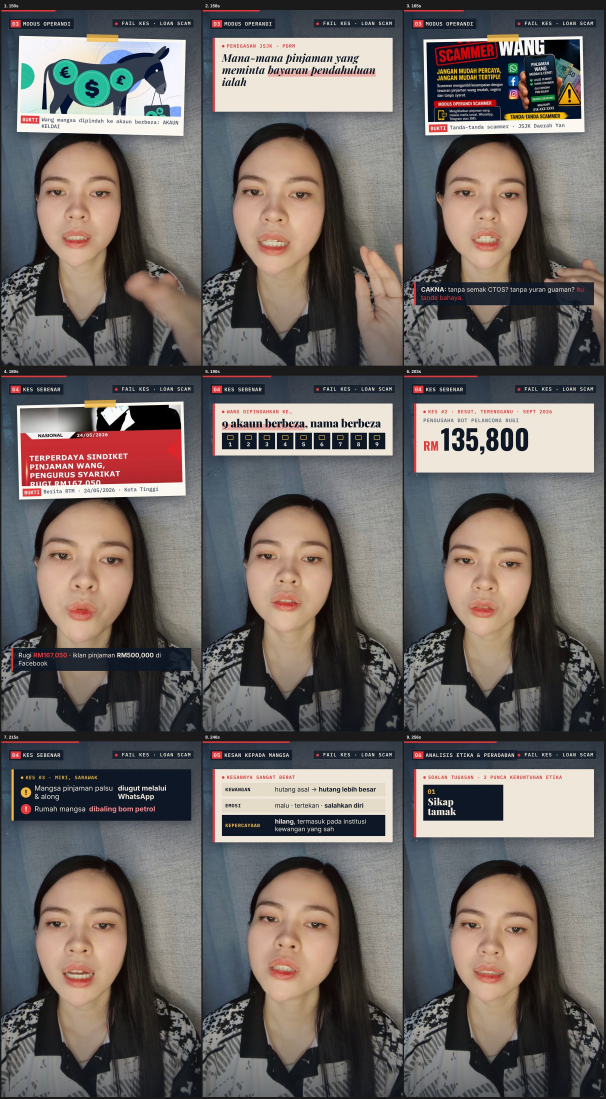
#> input picture projects/loan-scam-mpu3182/data/contact-sheet-3.jpg, 1816 x 3295 px, given in place of b153f49c-image.jpg, which was not available (shown at 1/3 size)
$ python prep3.py out.png
#> lines starting #> are read from the running program, lines starting #| are printed output that depends on the picture; after the words box and inside, x2 and y2 are one past the last pixel; in counts of white or black regions, pixels touching at a corner belong together
"""Assets for edit v3: VS split hook, 'SEBAB #n' stickers, tilted polaroids, recap end card, ding/buzz SFX."""
import sys, wave
import numpy as np
from PIL import Image, ImageDraw, ImageFilter, ImageFont, ImageOps

U = "/root/.claude/uploads/878573dd-f1f2-5804-95d9-dddb669af68e/"
OUT = sys.argv[1]
SR = 44100
BLACK = "/usr/share/fonts/opentype/inter/Inter-Black.otf"
XB = "/usr/share/fonts/opentype/inter/Inter-ExtraBold.otf"
DJ = "/usr/share/fonts/truetype/dejavu/DejaVuSans-Bold.ttf"
YEL, PINK, GRN, RED, INK = (255, 225, 77), (255, 77, 141), (60, 200, 110), (235, 60, 60), (22, 20, 20)


def content(name):
#> called with name = 'b153f49c-image.jpg'
    return Image.open(U + name).convert("RGB").crop((0, 428, 1600, 2028))


def realbox():
    return Image.open(U + "40a0ec0f-image.jpg").convert("RGB").crop((1240, 600, 3150, 2560))


def cover(im, w, h):
    return ImageOps.fit(im, (w, h), Image.LANCZOS)


def shadowed(img, blur=12, off=10, alpha=150):
    pad = blur * 2 + off
    c = Image.new("RGBA", (img.width + pad * 2, img.height + pad * 2), (0, 0, 0, 0))
    a = img.split()[-1].point(lambda v: alpha if v > 0 else 0)
    sh = Image.new("RGBA", img.size, (0, 0, 0, 255)); sh.putalpha(a)
    c.alpha_composite(sh, (pad, pad + off))
    c = c.filter(ImageFilter.GaussianBlur(blur))
    c.alpha_composite(img, (pad, pad))
    return c


def text_c(d, xy, s, font, fill, stroke=0, sfill="black"):
    d.text(xy, s, font=font, fill=fill, anchor="mm", stroke_width=stroke, stroke_fill=sfill)


# ---------- HOOK: split screen VS ----------
top = content("b153f49c-image.jpg").crop((980, 560, 1340, 860))       # "ordinary soap" block from brand chart
top = ImageOps.grayscale(cover(top, 1080, 960)).convert("RGB").filter(ImageFilter.GaussianBlur(2))
#> top: PIL image 1080x960 RGB
bot = cover(content("6a18ff34-image.jpg").crop((780, 420, 1600, 1250)), 1080, 960)
#> call 2 of content, with name = '6a18ff34-image.jpg'
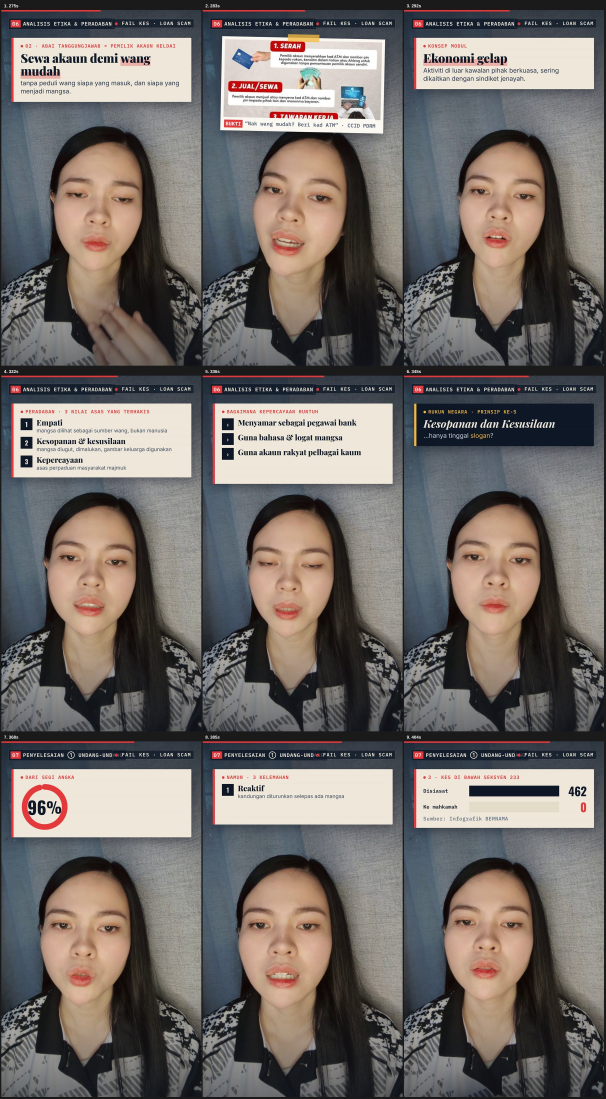
#> input picture projects/loan-scam-mpu3182/data/contact-sheet-4.jpg, 1816 x 3295 px, given in place of 6a18ff34-image.jpg, which was not available (shown at 1/3 size)
#> call 2 of cover, with w = 1080, h = 960
#> in cover (call 2), `return ImageOps.fit(im, (w, h), Image.LANCZOS)`:
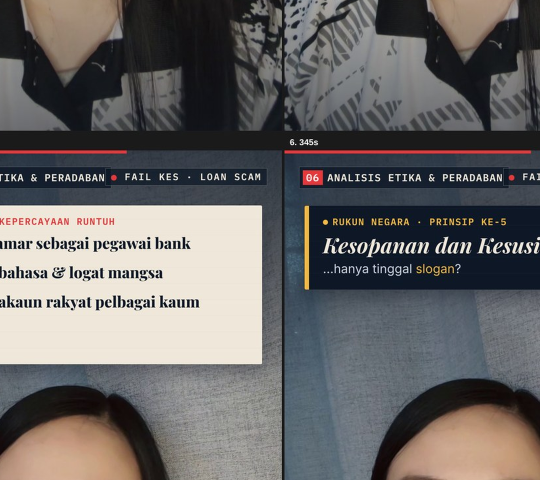
#> returned value: PIL image 1080x960 RGB (shown at 1/2 size); mean R, G, B 103.8, 101.6, 101.2
for img, name in ((top, "v_top.jpg"), (bot, "v_bot.jpg")):
    img.save(f"{OUT}/{name}", quality=95)
#> this loop made 2 passes
#> name on passes 1 to 2: 'v_top.jpg', 'v_bot.jpg'


def label(lines, mark, mcol, out, h=960, y0=60):
#> called with mark = '✗', mcol = (235, 60, 60), out = 'out.png/v_lt.png', h = 960, y0 = 60
    img = Image.new("RGBA", (1080, h), (0, 0, 0, 0)); d = ImageDraw.Draw(img)
#> after `img = Image.new('RGBA', (1080, h), (0, 0, 0, 0))`: img: PIL image 1080x960 RGBA; every value is 0
    d.ellipse((60, y0, 220, y0 + 160), fill=mcol + (255,), outline="white", width=8)
    text_c(d, (140, y0 + 82), mark, ImageFont.truetype(DJ, 110), "white")
    y = y0 + 45
    for s, f, size, col in lines:
        d.text((250, y), s, font=ImageFont.truetype(f, size), fill=col, anchor="lm", stroke_width=6, stroke_fill="black")
        y += size + 20
#> after the loop, y = 277
    img.save(out)
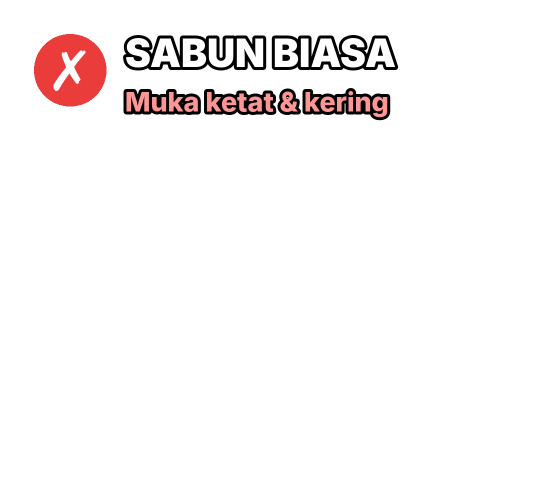
#> saved as v_lt.png: PIL image 1080x960 RGBA (shown at 1/2 size); mean R, G, B, A 11.8, 8.3, 8.3, 18.8; transparent parts drawn white


label([("SABUN BIASA", BLACK, 78, (255, 255, 255)), ("Muka ketat & kering", XB, 54, (255, 150, 150))], "✗", RED, f"{OUT}/v_lt.png")
label([("TEASHELL", BLACK, 78, YEL), ("Busa lembut 3 saat", XB, 54, (170, 255, 190))], "✓", GRN, f"{OUT}/v_lb.png", y0=720)

band = Image.new("RGBA", (1080, 1920), (0, 0, 0, 0)); d = ImageDraw.Draw(band)
#> after `band = Image.new('RGBA', (1080, 1920), (0, 0, 0, 0))`: band: PIL image 1080x1920 RGBA; every value is 0
d.rounded_rectangle((60, 800, 1020, 1120), 40, fill=YEL + (255,), outline=INK, width=8)
text_c(d, (540, 885), "3 SEBAB saya terus", ImageFont.truetype(BLACK, 72), INK)
text_c(d, (540, 975), "beli 6 kotak", ImageFont.truetype(BLACK, 72), INK)
text_c(d, (540, 1060), "tengok sampai habis ↓", ImageFont.truetype(DJ, 44), (90, 40, 60))
band.rotate(-3, resample=Image.BICUBIC, center=(540, 960)).save(f"{OUT}/v_band.png")
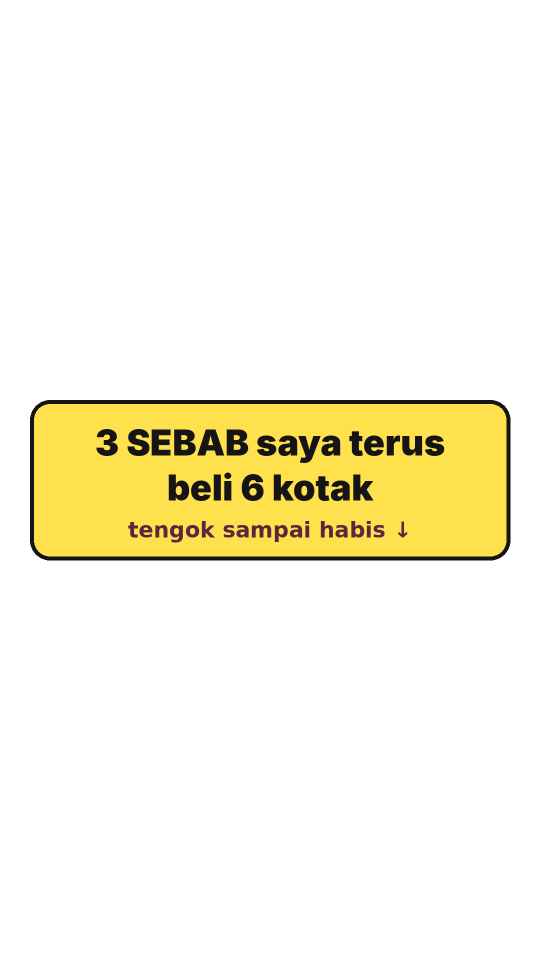
#> band: PIL image 1080x1920 RGBA (shown at 1/2 size); mean R, G, B, A 31.5, 27.7, 10, 37.8; transparent parts drawn white


# ---------- SEBAB stickers ----------
def sticker(n, text, out):
#> called with n = 1, text = 'Niacinamide + Pro-Vitamin B5', out = 'out.png/s1.png'
    f_n = ImageFont.truetype(BLACK, 40); f_big = ImageFont.truetype(BLACK, 76); f_t = ImageFont.truetype(XB, 46)
    tw = f_t.getbbox(text)[2]
#> tw = 680
    w, h = max(640, tw + 200), 150
#> w = 880; h = 150
    img = Image.new("RGBA", (w, h), (0, 0, 0, 0)); d = ImageDraw.Draw(img)
#> after `img = Image.new('RGBA', (w, h), (0, 0, 0, 0))`: img: PIL image 880x150 RGBA; every value is 0
    d.rounded_rectangle((0, 0, w - 1, h - 1), 30, fill=YEL + (255,), outline=INK, width=6)
    d.ellipse((18, 15, 138, 135), fill=PINK + (255,), outline=INK, width=5)
    text_c(d, (78, 76), f"#{n}", f_big if n < 10 else f_n, "white", 4, INK)
    d.text((160, 42), "SEBAB", font=f_n, fill=(120, 60, 80), anchor="lm")
    d.text((160, 100), text, font=f_t, fill=INK, anchor="lm")
    img = img.rotate(2.5, resample=Image.BICUBIC, expand=True)
#> img: PIL image 886x190 RGBA
    shadowed(img).save(out)
#> in shadowed, `c = Image.new("RGBA", (img.width + pad * 2, img.height + pad * 2), (0,..`: c: PIL image 954x258 RGBA; every value is 0
#> in shadowed, `a = img.split()[-1].point(lambda v: alpha if v > 0 else 0)`:
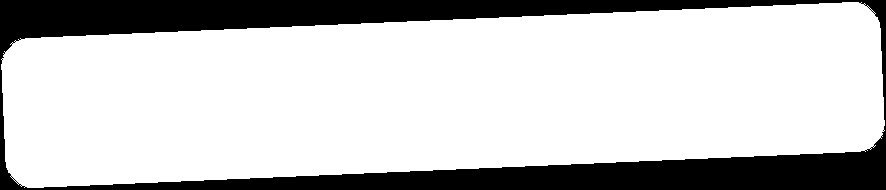
#> a: PIL image 886x190 L; values 0 (black) and 150 (white), 78% white; 1 black region, box (x1, y1, x2, y2) and area: (0, 0, 886, 190) 37024


sticker(1, "Niacinamide + Pro-Vitamin B5", f"{OUT}/s1.png")
sticker(2, "Tak ketat, tak kering lepas cuci", f"{OUT}/s2.png")
#> in sticker (call 2), `img = Image.new('RGBA', (w, h), (0, 0, 0, 0))`: img: PIL image 901x150 RGBA; every value is 0
#> call 2 of shadowed, with blur = 12, off = 10, alpha = 150
#> in shadowed (call 2), `c = Image.new("RGBA", (img.width + pad * 2, img.height + pad * 2), (0,..`: c: PIL image 975x258 RGBA; every value is 0
#> in shadowed (call 2), `a = img.split()[-1].point(lambda v: alpha if v > 0 else 0)`: a: PIL image 907x190 L; values 0 (black) and 150 (white), 78% white; 1 black region, box (x1, y1, x2, y2) and area: (0, 0, 907, 190) 37870
#> in shadowed (call 2), `c.alpha_composite(img, (pad, pad))`:
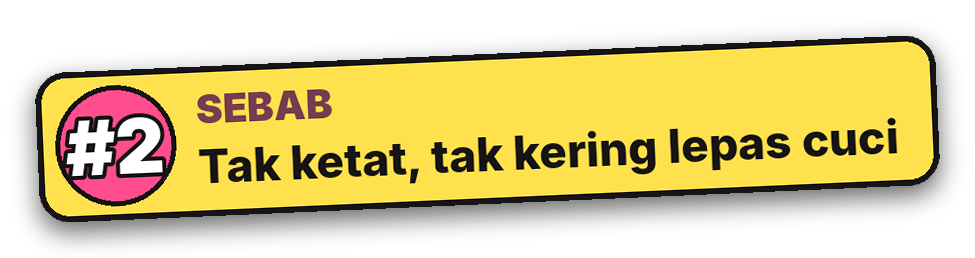
#> c: PIL image 975x258 RGBA; mean R, G, B, A 109.9, 94.7, 38.4, 143.7; transparent parts drawn white
sticker(3, "FREE jaring busa, busa 3 saat", f"{OUT}/s3.png")
#> in sticker (call 3), `img = Image.new('RGBA', (w, h), (0, 0, 0, 0))`: img: PIL image 861x150 RGBA; every value is 0
#> in shadowed (call 3), `c = Image.new("RGBA", (img.width + pad * 2, img.height + pad * 2), (0,..`: c: PIL image 935x256 RGBA; every value is 0
#> in shadowed (call 3), `a = img.split()[-1].point(lambda v: alpha if v > 0 else 0)`: a: PIL image 867x188 L; values 0 (black) and 150 (white), 78.8% white; 1 black region, box (x1, y1, x2, y2) and area: (0, 0, 867, 188) 34528


# ---------- polaroids ----------
def polaroid(im, caption, out, angle):
#> called with caption = '6 kotak terus!', out = 'out.png/o1.png', angle = 5
    ph = cover(im, 360, 360)
    card = Image.new("RGBA", (400, 470), (250, 248, 242, 255))
    card.paste(ph, (20, 20))
    d = ImageDraw.Draw(card)
    text_c(d, (200, 428), caption, ImageFont.truetype(XB, 34), (40, 36, 36))
    # tape strip
    tape = Image.new("RGBA", (150, 44), (255, 240, 170, 200))
    card.alpha_composite(tape, (125, 0))
    card = card.rotate(angle, resample=Image.BICUBIC, expand=True)
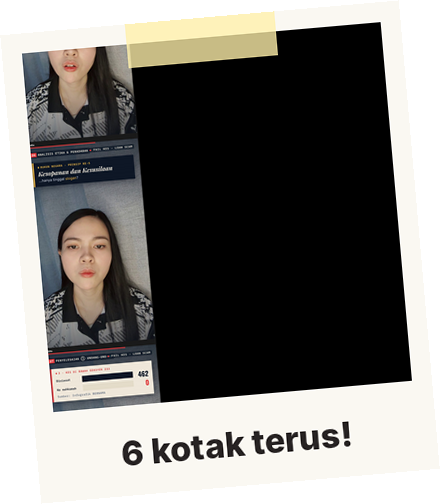
#> card: PIL image 440x504 RGBA; mean R, G, B, A 84.5, 82.7, 79.3, 216.2; transparent parts drawn white
    shadowed(card, blur=10, off=8).save(out)


polaroid(realbox(), "6 kotak terus!", f"{OUT}/o1.png", 5)
polaroid(content("a0f6c496-image.jpg").crop((250, 420, 1450, 1300)), "5% Niacinamide", f"{OUT}/o2.png", -4)
#> (the run stopped early here; a loop or call above may not have finished)
